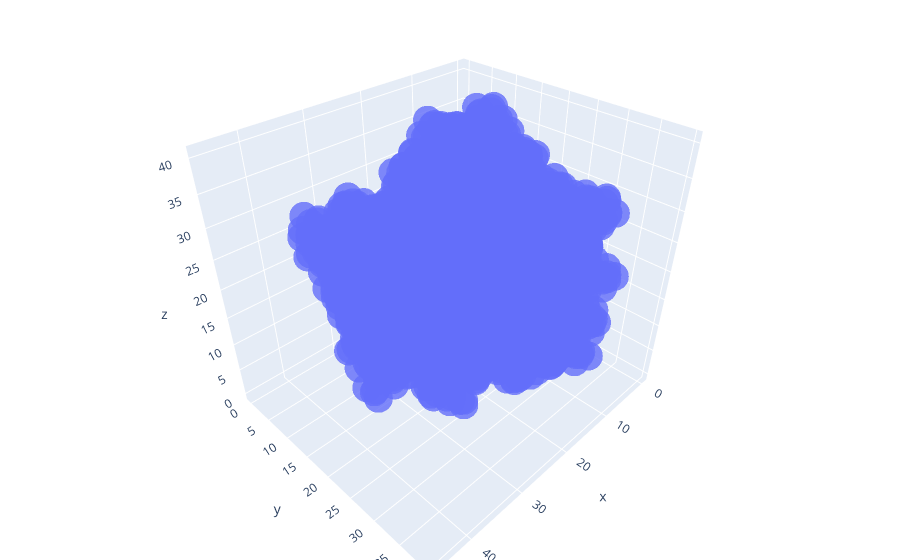

Notebook source saved alongside this figure:
### Code cell
plotly_scatter([atom_centres],[10])

### Figure 1 — Plotly figure (JSON) as saved in the notebook; plotly's stock layout.template omitted (floating-point values rounded to 4 significant figures; data arrays with more than 128 entries replaced by an {"elided": "..."} marker saying what was removed)
{"data": [{"marker": {"opacity": 0.8, "size": 10}, "mode": "markers", "type": "scatter3d", "x": {"elided": "2668 float values"}, "y": {"elided": "2668 float values"}, "z": {"elided": "2668 float values"}}], "layout": {"margin": {"b": 0, "l": 0, "r": 0, "t": 0}}}
